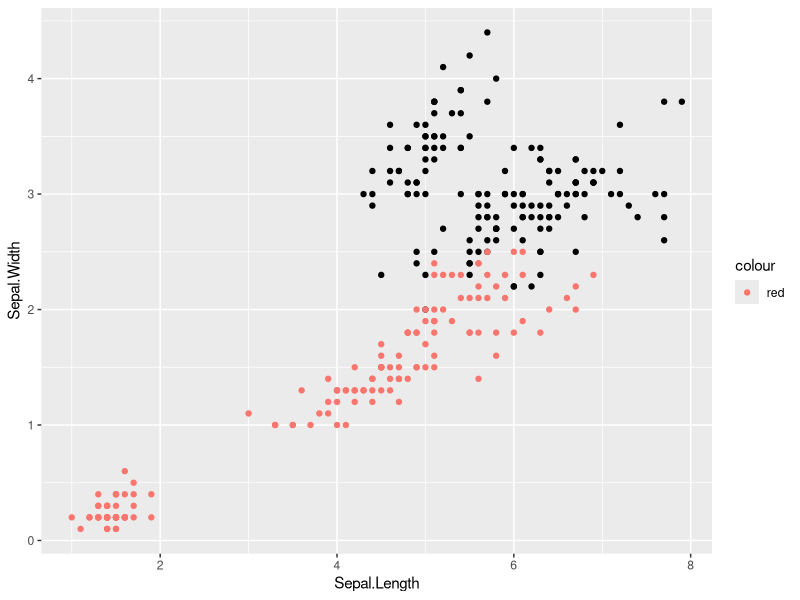
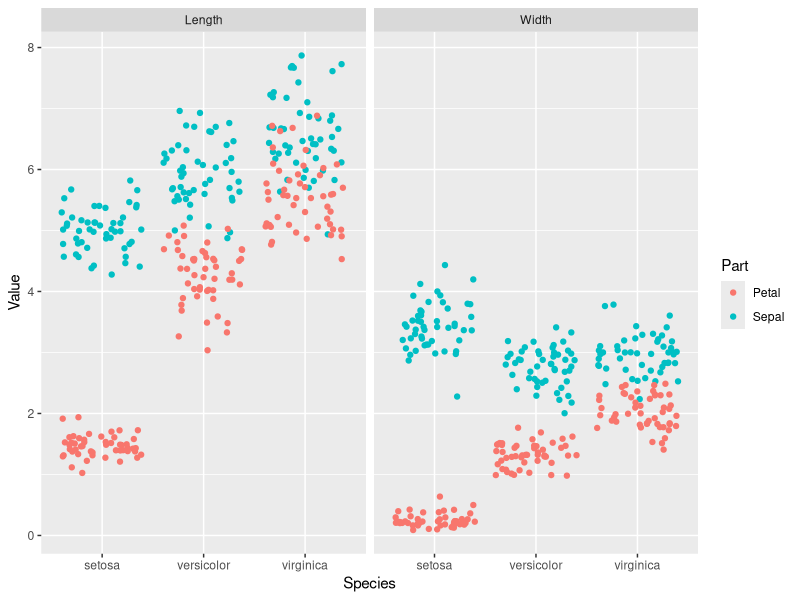
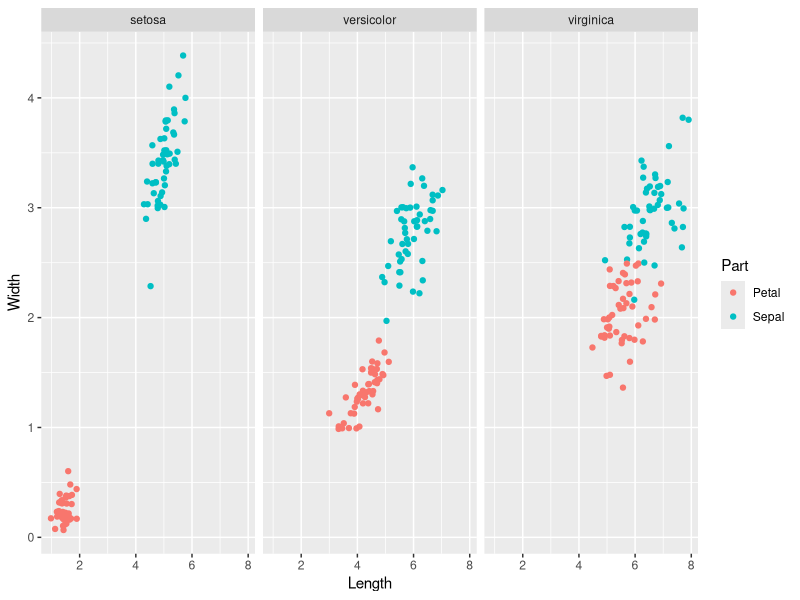
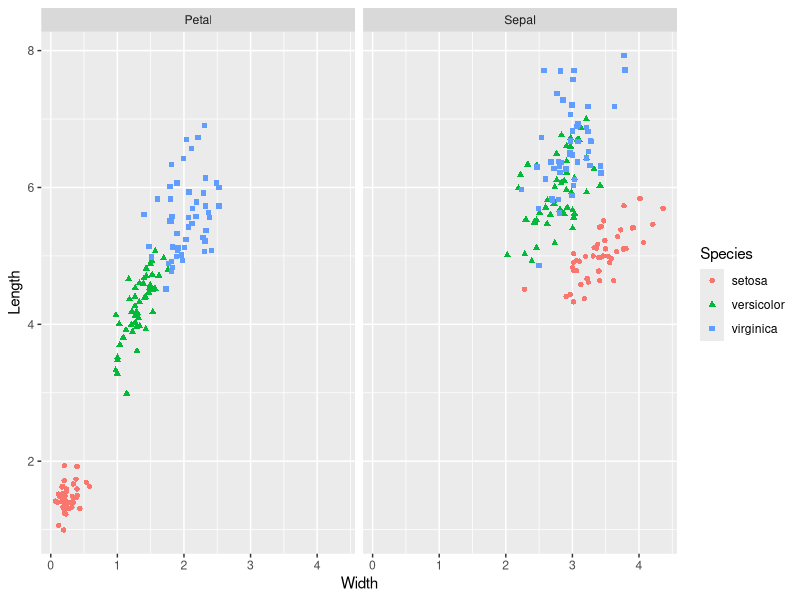
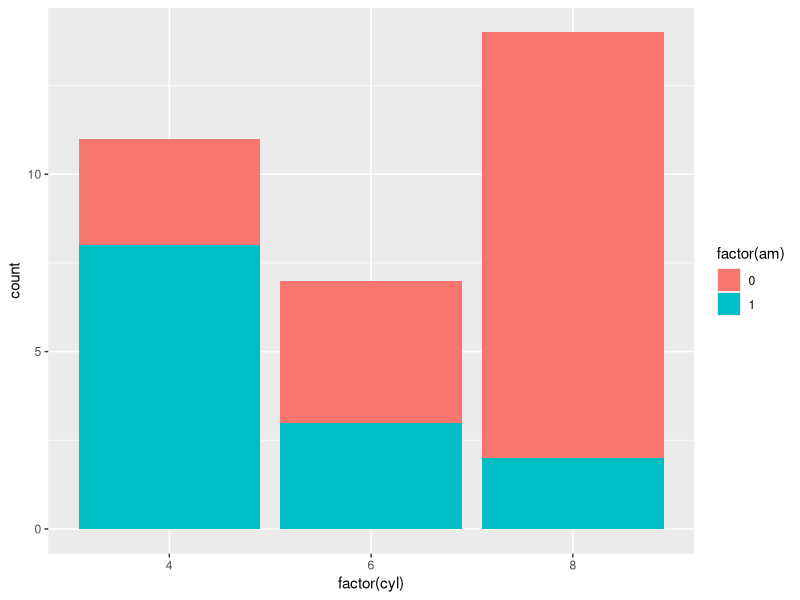
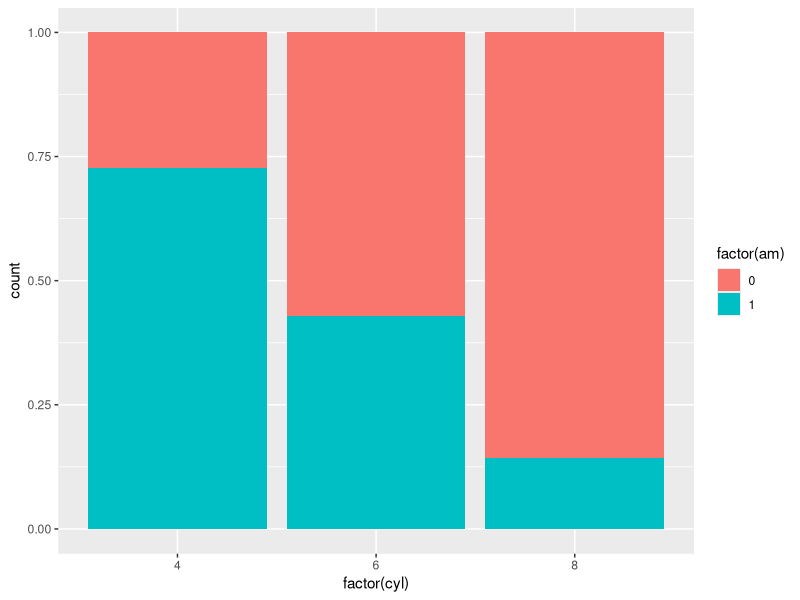
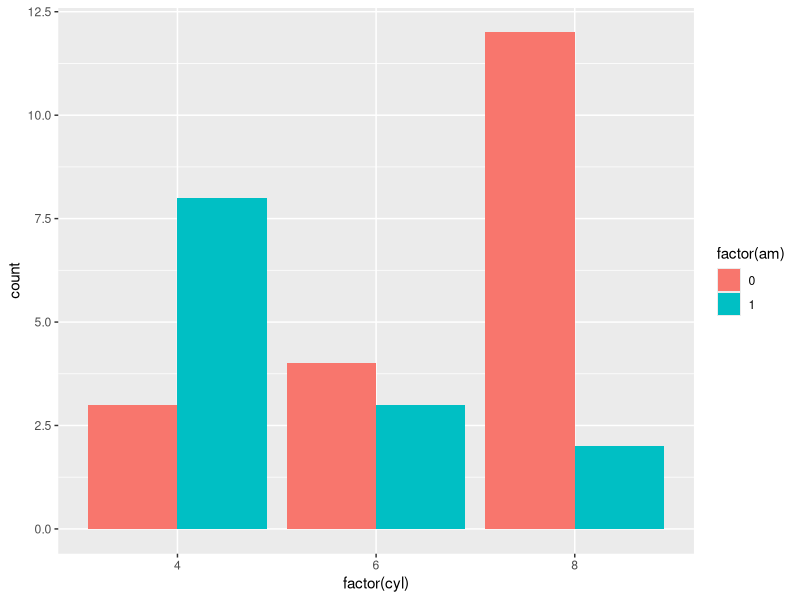
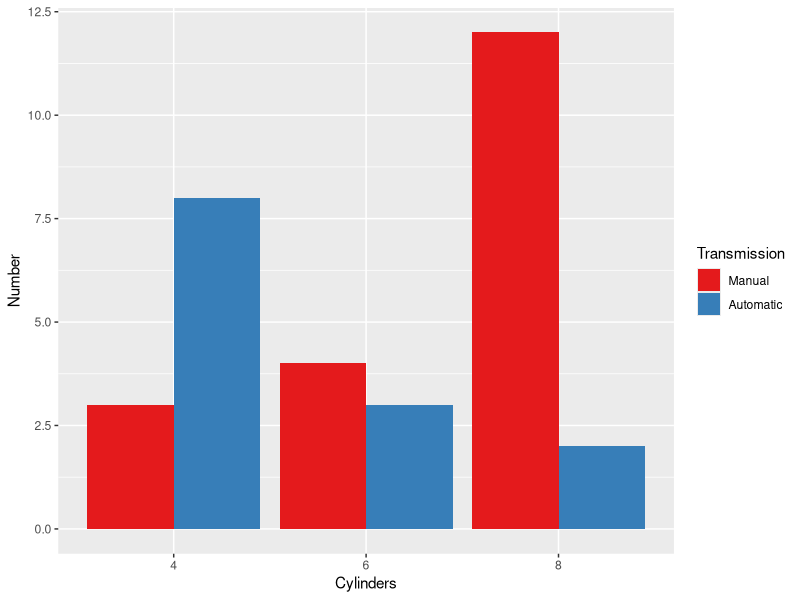

Source code (R) for these figures, in order:
## ---- chunk 1
require(ggplot2)
require(caret)
## ---- chunk 2
ggplot(iris, aes(Sepal.Length, Sepal.Width)) + 
  geom_point() + 
  geom_point(aes(Petal.Length, Petal.Width, col="red"))
## ---- chunk 3
require(tidyr)

# Cleaning the dataset
iris.tidy <- iris %>% 
      gather(key, Value, -Species) %>% 
      separate(key, c("Part", "Measure"), "\\.")

# Inspecting the dataset
str(iris.tidy)


# Drawing the plot
ggplot(iris.tidy, aes(Species, Value, col=Part)) + 
  geom_jitter() +
  facet_grid(. ~ Measure)
  

## ---- chunk 4
head(iris)
## ---- chunk 5
data("iris")

iris$Flower <- 1:nrow(iris)

# Creating the dataset
iris.wide <- iris %>% 
      gather(key, value, -Species, -Flower) %>% 
      separate(key, c("Part", "Measure"), "\\.") %>% 
      spread(Measure, value)

# inspecting the dataset
str(iris.wide)

# Plotting Width / Length over Species
ggplot(iris.wide, aes(Length, Width, col=Part)) + 
  geom_jitter() + 
  facet_grid(.~ Species)

# Plotting width/ Length by 
str(iris.wide)
ggplot(iris.wide, aes(Width, Length, shape=Species, col=Species)) + 
  geom_jitter() + 
  facet_grid(.~ Part)
## ---- chunk 6

ggplot(mtcars, aes(factor(cyl), fill=factor(am))) +
  geom_bar(stat="count", position="stack")

## ---- chunk 7
ggplot(mtcars, aes(factor(cyl), fill=factor(am))) + 
  geom_bar(stat="count", position="fill")
## ---- chunk 8
ggplot(mtcars, aes(factor(cyl), fill=factor(am))) +
  geom_bar(stat="count", position="dodge")
## ---- chunk 9
# Setting the values
val = c("#E41A1C", "#377EB8")
lab = c("Manual", "Automatic")

# Drawing the plot
ggplot(mtcars, aes(factor(cyl), fill=factor(am))) +
  geom_bar(stat="count", position="dodge") +
  scale_x_discrete("Cylinders") +
  scale_y_continuous("Number") +
  scale_fill_manual("Transmission", values = val,
                    labels= lab) 
## ---- chunk 10
mtcars$group <- 0

# Plot the data against 0
ggplot(mtcars, aes(mpg, group)) + 
  geom_jitter() + 
  scale_y_continuous(limits = c(-2,2))
## ---- chunk 11
ggplot(iris, aes(Sepal.Length, Sepal.Width, col=Species)) + 
  geom_point()
## ---- chunk 12
ggplot(iris, aes(Species, Sepal.Width, col=Sepal.Length)) + 
  geom_point()
## ---- chunk 13
ggplot(mtcars, aes(wt, mpg, col=cyl)) + 
  geom_point(size=4)


ggplot(mtcars, aes(wt, mpg, col=cyl)) + 
  geom_point(shape=1, size=4)

ggplot(mtcars, aes(wt, mpg, col=cyl)) + 
  geom_point(alpha=0.6, size=4)
## ---- chunk 14
ggplot(diamonds, aes(carat, price, col=clarity)) + 
  geom_point()

ggplot(diamonds, aes(carat, price, col=clarity)) + 
  geom_point(alpha=0.5)

ggplot(diamonds, aes(clarity, carat, col=price)) + 
  geom_point(alpha=0.5)

ggplot(diamonds, aes(clarity, carat, col=price)) +
  geom_point(position="jitter", alpha=0.5)
## ---- chunk 15
plot1 <- ggplot(iris, aes(Sepal.Length, Sepal.Width)) + 
      geom_point(aes(col=Species))

plot1
## ---- chunk 16
data(iris)
iris.summary <- aggregate(iris[1:4], list(iris$Species), mean)
names(iris.summary)[1] <- "Species"

# Plotting the dataset
plot1 + geom_point(data=iris.summary, shape=15, size=5, aes(col=Species))
## ---- chunk 17
# This results in an erros
# plot1 + geom_vline(data=iris.summary)

# The specific aesthetic for the vline "xintercept" has to be specified
plot1 + geom_vline(data=iris.summary, aes(xintercept= Sepal.Length))

# This can be additionally combined with hline
plot1 + 
  geom_hline(data = iris.summary, aes(yintercept = Sepal.Width)) + 
  geom_vline(data=iris.summary, aes(xintercept = Sepal.Length))
## ---- chunk 18
plot1 + 
  geom_hline(data = iris.summary, linetype=2, 
             aes(yintercept = Sepal.Width,
                 col=Species)) + 
  geom_vline(data=iris.summary, 
             aes(xintercept = Sepal.Length, col=Species), 
             linetype=2)
## ---- chunk 19
ggplot(mtcars, aes(factor(cyl), wt)) + 
  geom_point()

# To conquer overplotting we specify the jitter
ggplot(mtcars, aes(factor(cyl), wt)) + 
  geom_jitter()

# We Define the position to use jitter
posn.j <- position_jitter(widt=0.2)

ggplot(mtcars, aes(factor(cyl), wt)) + 
  geom_point(position=posn.j) 

ggplot(mtcars, aes(wt)) + 
  geom_histogram(bins = 15, fill = "skyblue", col = "darkgrey") + 
  geom_jitter(aes(y = 1), col = "red", alpha = 0.5) + 
  geom_rug(col = "grey")
## ---- chunk 20
ggplot(iris, aes(Sepal.Width, fill = Species)) + 
  geom_histogram(aes(y = ..density..),binwidth = 0.1, alpha=0.7)
## ---- chunk 21
ggplot(iris, aes(Sepal.Width, fill = Species)) + 
  geom_histogram(aes(y = ..density..),binwidth = 0.1, position="dodge")
## ---- chunk 22
ggplot(iris, aes(Sepal.Width, fill = Species)) + 
  geom_histogram(aes(y = ..density..),binwidth = 0.1, position="fill")
## ---- chunk 23
# Looking at the sleeping behaviour based on eating habits
ggplot(msleep, aes(vore)) + geom_bar()

## ---- chunk 24

# Chaning the y aes to density, searches for the density variable in the resulting internal stats table
ggplot(mtcars, aes(mpg)) + 
  geom_histogram(binwidth=1, fill="lightblue", aes(y=..density..))

# Now in custom colour
myBlue <- "#377EB8" 
ggplot(mtcars, aes(mpg)) + 
  geom_histogram(binwidth=1, fill=myBlue, aes(y=..density..))


# This displays a continous density curve
ggplot(mtcars, aes(mpg)) + 
geom_histogram(stat = "density")
## ---- chunk 25
# The standard result uses "stack"
ggplot(mtcars, aes(cyl, fill=factor(am))) + 
  geom_bar()

# When we set to "dodge", we get a unhappy "next to each other"
ggplot(mtcars, aes(cyl, fill=factor(am))) +
  geom_bar(position="dodge")

# Using the "width" setting for the dodge command we can let them overlay
pos_d <- position_dodge(width=0.2)
ggplot(mtcars, aes(cyl, fill=factor(am))) + 
  geom_bar(position=pos_d, alpha=0.6)

## ---- chunk 26
ggplot(mtcars, aes(mpg, col=cyl)) + 
  geom_freqpoly(binwidth=1)
## ---- chunk 27
ggplot(mtcars, aes(mpg, fill=factor(am))) + 
  geom_bar(binwidth=1,position="dodge") +
  scale_fill_brewer()
## ---- chunk 28
# Import library
if(!require(RColorBrewer)){install.packages("RColorBrewer"); library(RColorBrewer)}

# Create individual color scales
blues <- brewer.pal(9, "Blues")

blue_range <- colorRampPalette(blues)
blue_range
## ---- chunk 29
pdf("MyFig.pdf")
ggplot(iris, aes(Sepal.Width, Sepal.Length, col = Species)) + 
  geom_jitter()
dev.off()
